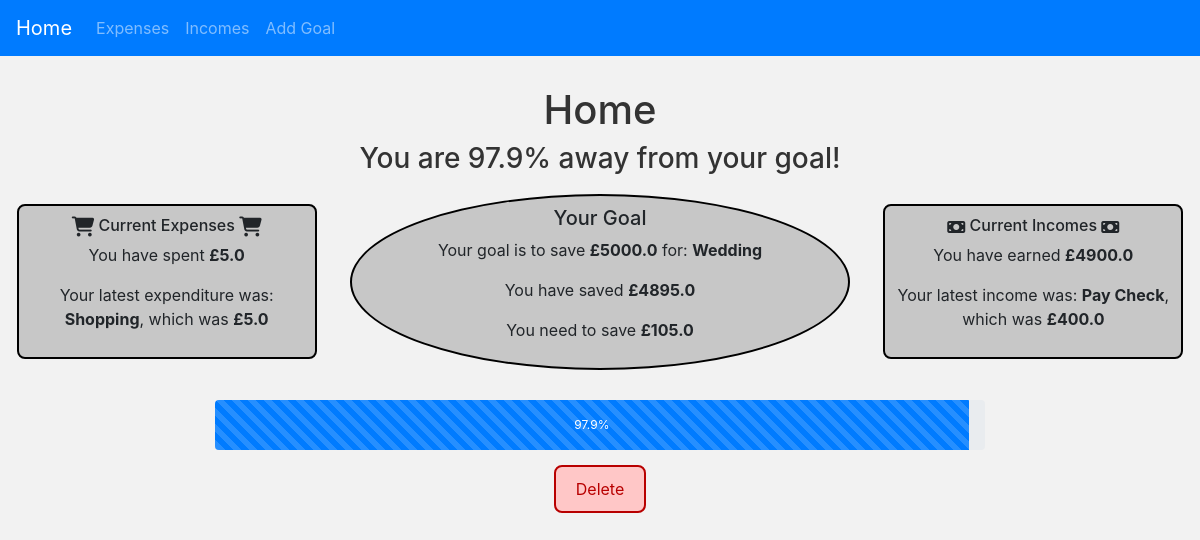
Before: / with the older database file.
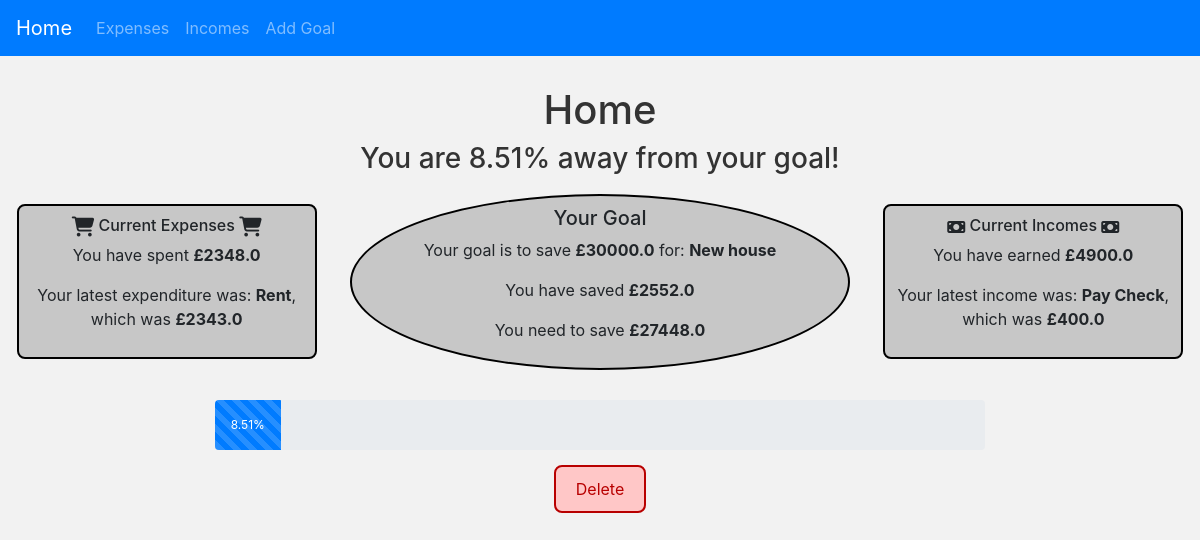
After: the same page with the newer database file.
### app/models.py (models this page shows)
class Expenses(db.Model):
    Expense_id = db.Column(db.Integer, primary_key=True)
    type = db.Column(db.String(500))
    cost = db.Column(db.Float)
    date = db.Column(db.Date)

class Goal(db.Model):
    Goal_id = db.Column(db.Integer, primary_key=True)
    goal = db.Column(db.String(500))
    amount = db.Column(db.Float)

### app/views.py (the view)
@app.route('/', methods=['GET', 'POST'])
def home():
    expenses = Expenses.query.all()
    incomes = Incomes.query.all()
    goal = Goal.query.first()
    latest_expense = Expenses.query.order_by(Expenses.Expense_id.desc()).first()
    latest_income = Incomes.query.order_by(Incomes.Income_id.desc()).first()
    total_expenses = 0
    total_incomes = 0
    progress = 0
    goalName = ""
    goalAmount = 0
    goal_id = 0
    for expense in expenses:
        total_expenses += expense.cost
    for income in incomes:
        total_incomes += income.cost
    if goal != None:
        goalName = goal.goal
        goalAmount = goal.amount
        goal_id = goal.Goal_id
        progress = round(((total_incomes - total_expenses) / goalAmount) * 100, 2)
    return render_template('home.html',
                           title='Home',
                           home=home,
                           progress=progress,
                           total_expenses=total_expenses,
                           total_incomes=total_incomes,
                           goalName=goalName,
                           goalAmount=goalAmount,
                           goal_id=goal_id,
                           latest_expense=latest_expense,
                           latest_income=latest_income
                           )

### app/templates/home.html
{% extends "base.html" %}
{% block content %}
<div class="centered-container">
    <h1>Home</h1>
    {% if progress >= 100 %}
        <h3>Congratulations! You have achieved your goal.</h3>
    {% else %}
        <h3>You are {{ progress }}% away from your goal!</h3>
    {% endif %}
</div>
<div class="homeBoxContainer">
    <div class="homeBox">
        <h6><i class="fas fa-shopping-cart fa-lg" style="vertical-align: middle;"></i> Current Expenses <i class="fas fa-shopping-cart fa-lg" style="vertical-align: middle;"></i></h6>
        <p>You have spent <strong>£{{ total_expenses }}</strong></p>
        <p>Your latest expenditure was: <strong>{{ latest_expense.type }}</strong>, which was <strong>£{{ latest_expense.cost }}</strong></p>
    </div>
    {% if goal_id != 0 %}
        <div class="homeBox circle-box">
            <h5>Your Goal</h5>
            <p>Your goal is to save <strong>£{{ goalAmount }}</strong> for: <strong>{{ goalName }}</strong></p>
            <p>You have saved <strong>£{{ total_incomes - total_expenses }}</strong></p>
            <p>You need to save <strong>£{{ goalAmount - total_incomes + total_expenses }}</strong></p>
        </div>
    {% else %}
        <div class="homeBox circle-box">
            <h3>You need a goal!</h3>
        </div>
    {% endif %}
    <div class="homeBox">
        <h6><i class="fas fa-money-bill" style="vertical-align: middle;"></i> Current Incomes <i class="fas fa-money-bill" style="vertical-align: middle;"></i></h6>
        <p>You have earned <strong>£{{ total_incomes }}</strong></p>
        <p>Your latest income was: <strong>{{ latest_income.type }}</strong>, which was <strong>£{{ latest_income.cost }}</strong></p>
    </div>
</div>
<div class="container-fluid">
    <div class="row">
        <div class="col-2"></div>
        <div class="col-8">
            <div class="progress" style="height: 50px;">
                <div class="progress-bar progress-bar-striped progress-bar-animated"
                    style="width: {{progress}}%"
                    role="progressbar"
                    aria-valuemin="0"
                    aria-valuemax="100">{{ progress }}%
                </div>
            </div>
        </div>
    </div>
</div>
{% if goal_id != 0 %}
<div class="centered-container">
    <a href="{{ url_for('remove_goal', goal_id=goal_id) }}" class="btn btn-danger-home">Delete</a>
</div>
{% endif %}
{% endblock %}

Changed rows visible on the page:
no longer on this page (row unchanged): Expenses: type "Shopping", cost "5.0"
removed Goal: amount "5000.0", goal "Wedding", goalAmount-total_incomes+total_expenses "105.0"
added Expenses: type "Rent", cost "2343.0"
added Goal: amount "30000.0", goal "New house", goalAmount-total_incomes+total_expenses "27448.0"
Other visible differences:
{{ progress }}: "97.9" → "8.51"
{{ total_expenses }}: "5.0" → "2348.0"
{{ total_incomes - total_expenses }}: "4895.0" → "2552.0"
{{ progress }}: 97.9 → 8.51 (drawn)
